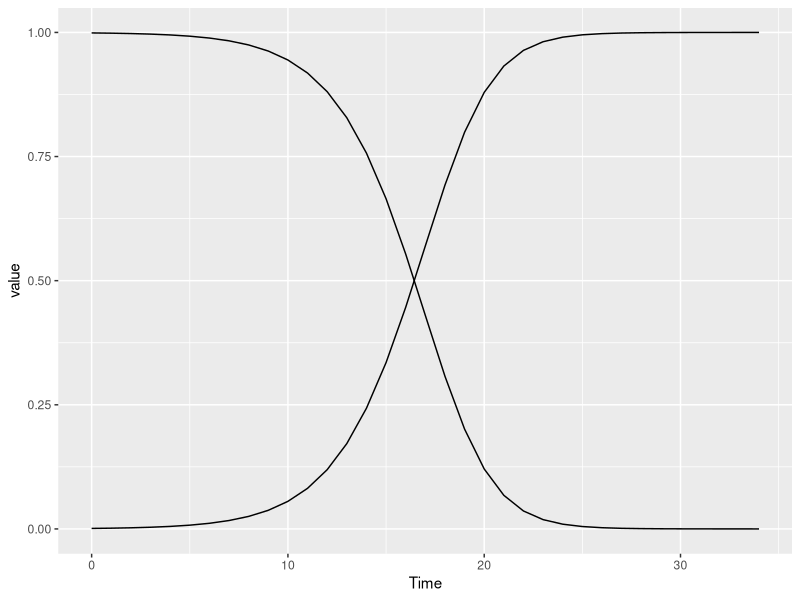

Write R code to recreate this figure.
library("dplyr")
library("ggplot2")
library("reshape2")

  
infected<-1
hosts<-1000
t<-0
I<-infected/hosts
S<-1-I
beta<-.5


  simodeldf<-data.frame(Susceptible=S,Infected=I,Time=t)
  
  while(I<0.99999){
  
  ds<- -beta*I*S
  di<- beta*I*S
  

  
  I<-I + di
  S <- S + ds
  
  
  t<-t+1
  
  simodeldf<-rbind(simodeldf,data.frame(Susceptible=S,Infected=I,Time=t))
  } 

  
tablemelt<-melt(simodeldf,id.vars="Time")

ggplot(tablemelt)+geom_line(aes(x=Time,y=value,group=variable))